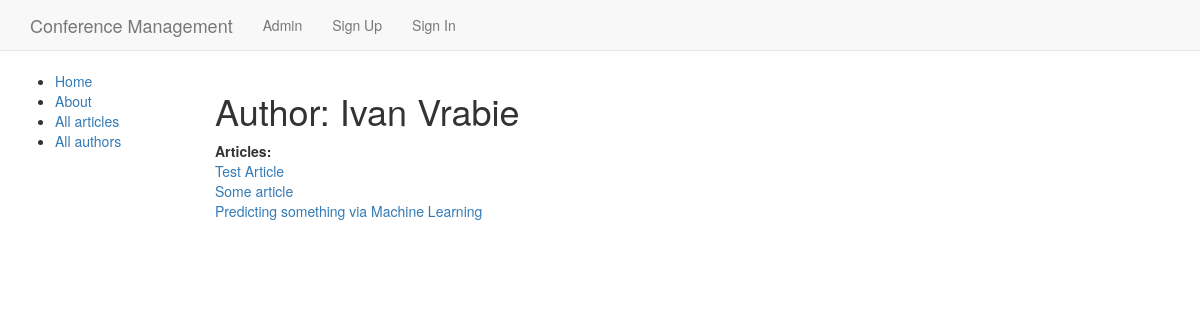
Page /author/1 on the committed database.
### dappx/models.py (models this page shows, shortened)
class Author(models.Model):
    first_name = models.CharField(max_length=100)
    last_name = models.CharField(max_length=100)
    date_of_birth = models.DateField(null=True, blank=True)
    date_of_death = models.DateField('Died', null=True, blank=True)
    class Meta:
        ordering = ['last_name', 'first_name']

class Article(models.Model):
    title = models.CharField(max_length=200)
    author = models.ForeignKey('Author', on_delete=models.SET_NULL, null=True)
    abstract = models.TextField(max_length=1000, help_text='Enter the abstract of the article')
    subject = models.ManyToManyField(Subject, help_text='Select the subject of the article')
    def get_absolute_url(self):
        return reverse('article-detail', args=[str(self.id)])

### dappx/views.py (the view)
# urls.py: path('author/<int:pk>', views.AuthorDetailView.as_view(), name='author-detail'),
class AuthorDetailView(generic.DetailView):
    model = Author

### templates/dappx/author_detail.html
{% extends "dappx/base.html" %}
{% block content %}
  <h1>Author: {{ author.first_name }} {{author.last_name}}</h1>
  <p>
    <strong>Articles:</strong> <br/>
    {% for copy in  object.article_set.all %} <a href="{{ copy.get_absolute_url }}">{{ copy.title }}</a> <br/>  {% endfor %}
  </p>
{% endblock %}

### rows in the picture
Author: first_name "Ivan", last_name "Vrabie"
Article: title "Test Article"
Article: title "Some article"
Article: title "Predicting something via Machine Learning"
